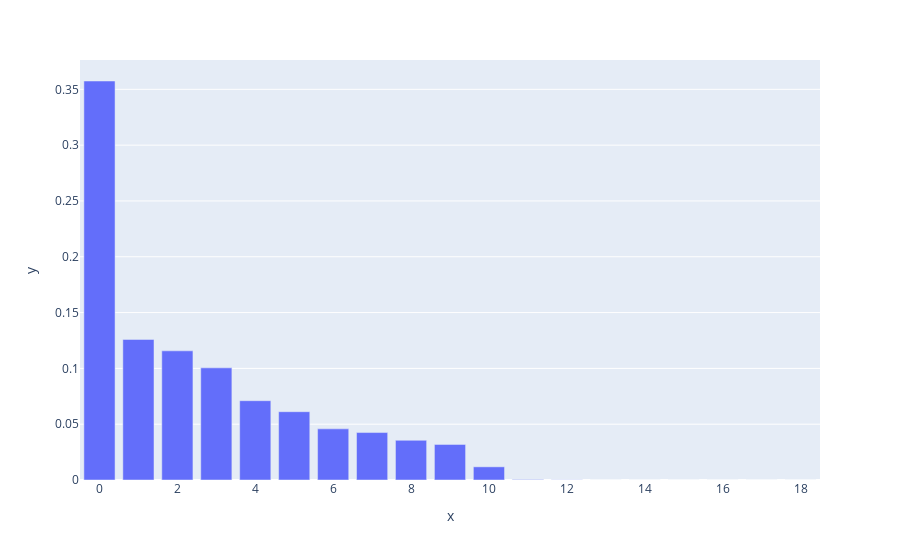

The code cell stored with this chart in its notebook:
### Code cell
fig = px.bar(y=pca.explained_variance_ratio_)

fig.show()

### Figure 1 — Plotly figure (JSON) as saved in the notebook; plotly's stock layout.template omitted (floating-point values rounded to 4 significant figures)
{"data": [{"alignmentgroup": "True", "hovertemplate": "x=%{x}<br>y=%{y}<extra></extra>", "legendgroup": "", "marker": {"color": "#636efa"}, "name": "", "offsetgroup": "", "orientation": "v", "showlegend": false, "textposition": "auto", "type": "bar", "x": [0, 1, 2, 3, 4, 5, 6, 7, 8, 9, 10, 11, 12, 13, 14, 15, 16, 17, 18], "xaxis": "x", "y": [0.3575, 0.1259, 0.1157, 0.1005, 0.07105, 0.0612, 0.04582, 0.0425, 0.03556, 0.0319, 0.01181, 0.000408, 0.0001406, 4.505e-33, 1.644e-33, 5.75e-34, 2.041e-34, 5.17e-37, 1.623e-72], "yaxis": "y"}], "layout": {"barmode": "relative", "legend": {"tracegroupgap": 0}, "margin": {"t": 60}, "xaxis": {"anchor": "y", "domain": [0, 1], "title": {"text": "x"}}, "yaxis": {"anchor": "x", "domain": [0, 1], "title": {"text": "y"}}}}
